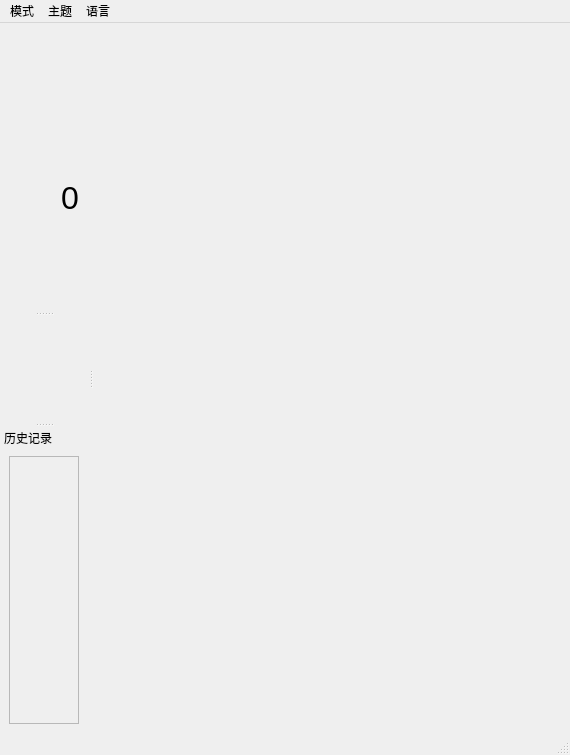
<?xml version="1.0" encoding="UTF-8"?>
<ui version="4.0">
 <class>MainWindow</class>
 <widget class="QMainWindow" name="MainWindow">
  <property name="geometry">
   <rect>
    <x>0</x>
    <y>0</y>
    <width>570</width>
    <height>755</height>
   </rect>
  </property>
  <property name="windowTitle">
   <string>MainWindow</string>
  </property>
  <widget class="QWidget" name="centralwidget"/>
  <widget class="QMenuBar" name="menubar">
   <property name="geometry">
    <rect>
     <x>0</x>
     <y>0</y>
     <width>570</width>
     <height>22</height>
    </rect>
   </property>
   <widget class="QMenu" name="menu">
    <property name="title">
     <string>模式</string>
    </property>
    <addaction name="standardMode"/>
    <addaction name="scienceMode"/>
    <addaction name="programmerMode"/>
    <addaction name="date"/>
    <addaction name="money"/>
   </widget>
   <widget class="QMenu" name="menu_2">
    <property name="title">
     <string>主题</string>
    </property>
    <addaction name="blackTheme"/>
    <addaction name="whiteTheme"/>
   </widget>
   <widget class="QMenu" name="menu_3">
    <property name="title">
     <string>语言</string>
    </property>
    <addaction name="actionEnglish"/>
    <addaction name="actionChinese"/>
   </widget>
   <addaction name="menu"/>
   <addaction name="menu_2"/>
   <addaction name="menu_3"/>
  </widget>
  <widget class="QStatusBar" name="statusbar"/>
  <widget class="QDockWidget" name="expression">
   <property name="features">
    <set>QDockWidget::DockWidgetMovable</set>
   </property>
   <property name="allowedAreas">
    <set>Qt::AllDockWidgetAreas</set>
   </property>
   <property name="windowTitle">
    <string/>
   </property>
   <attribute name="dockWidgetArea">
    <number>1</number>
   </attribute>
   <widget class="QWidget" name="dockWidgetContents">
    <layout class="QGridLayout" name="gridLayout">
     <item row="2" column="0">
      <spacer name="verticalSpacer">
       <property name="orientation">
        <enum>Qt::Vertical</enum>
       </property>
       <property name="sizeType">
        <enum>QSizePolicy::Fixed</enum>
       </property>
       <property name="sizeHint" stdset="0">
        <size>
         <width>20</width>
         <height>0</height>
        </size>
       </property>
      </spacer>
     </item>
     <item row="0" column="0">
      <widget class="QLabel" name="showExpression">
       <property name="font">
        <font>
         <pointsize>14</pointsize>
        </font>
       </property>
       <property name="text">
        <string/>
       </property>
       <property name="alignment">
        <set>Qt::AlignBottom|Qt::AlignRight|Qt::AlignTrailing</set>
       </property>
      </widget>
     </item>
     <item row="1" column="0">
      <widget class="QLabel" name="showNumber">
       <property name="font">
        <font>
         <pointsize>24</pointsize>
        </font>
       </property>
       <property name="text">
        <string>0</string>
       </property>
       <property name="alignment">
        <set>Qt::AlignRight|Qt::AlignTop|Qt::AlignTrailing</set>
       </property>
      </widget>
     </item>
    </layout>
   </widget>
  </widget>
  <widget class="QDockWidget" name="buttonsWidget">
   <property name="sizePolicy">
    <sizepolicy hsizetype="Preferred" vsizetype="Expanding">
     <horstretch>0</horstretch>
     <verstretch>0</verstretch>
    </sizepolicy>
   </property>
   <property name="features">
    <set>QDockWidget::DockWidgetMovable</set>
   </property>
   <property name="windowTitle">
    <string/>
   </property>
   <attribute name="dockWidgetArea">
    <number>1</number>
   </attribute>
   <widget class="QWidget" name="dockWidgetContents_2">
    <layout class="QGridLayout" name="gridLayout_2">
     <item row="0" column="0">
      <widget class="QStackedWidget" name="stackedWidget">
       <property name="sizePolicy">
        <sizepolicy hsizetype="Preferred" vsizetype="Expanding">
         <horstretch>0</horstretch>
         <verstretch>0</verstretch>
        </sizepolicy>
       </property>
       <property name="currentIndex">
        <number>0</number>
       </property>
       <widget class="SciencePageWidget" name="sciencePage"/>
       <widget class="ProgrammerPageWidget" name="programmerPage"/>
       <widget class="DatePageWidget" name="datePage"/>
       <widget class="MoneyPageWidget" name="moneyPage"/>
      </widget>
     </item>
    </layout>
   </widget>
  </widget>
  <widget class="QDockWidget" name="historyWidget">
   <property name="features">
    <set>QDockWidget::DockWidgetMovable</set>
   </property>
   <property name="windowTitle">
    <string>历史记录</string>
   </property>
   <attribute name="dockWidgetArea">
    <number>1</number>
   </attribute>
   <widget class="QWidget" name="dockWidgetContents_3">
    <layout class="QGridLayout" name="gridLayout_5">
     <item row="0" column="0">
      <widget class="QScrollArea" name="scrollArea">
       <property name="widgetResizable">
        <bool>true</bool>
       </property>
       <widget class="QWidget" name="scrollAreaWidgetContents">
        <property name="geometry">
         <rect>
          <x>0</x>
          <y>0</y>
          <width>69</width>
          <height>231</height>
         </rect>
        </property>
        <layout class="QGridLayout" name="gridLayout_3">
         <item row="0" column="0">
          <layout class="QVBoxLayout" name="scrollAreaLayout"/>
         </item>
        </layout>
       </widget>
      </widget>
     </item>
    </layout>
   </widget>
  </widget>
  <action name="standardMode">
   <property name="text">
    <string>标准</string>
   </property>
  </action>
  <action name="scienceMode">
   <property name="text">
    <string>科学</string>
   </property>
  </action>
  <action name="programmerMode">
   <property name="text">
    <string>程序员</string>
   </property>
  </action>
  <action name="date">
   <property name="text">
    <string>日期</string>
   </property>
  </action>
  <action name="moneyMode">
   <property name="text">
    <string>货币</string>
   </property>
  </action>
  <action name="blackTheme">
   <property name="text">
    <string>黑</string>
   </property>
  </action>
  <action name="whiteTheme">
   <property name="text">
    <string>白</string>
   </property>
  </action>
  <action name="actionEnglish">
   <property name="text">
    <string>English</string>
   </property>
  </action>
  <action name="actionChinese">
   <property name="text">
    <string>中文</string>
   </property>
  </action>
  <action name="money">
   <property name="text">
    <string>货币</string>
   </property>
  </action>
 </widget>
 <customwidgets>
  <customwidget>
   <class>SciencePageWidget</class>
   <extends>QWidget</extends>
   <header location="global">SciencePage.h</header>
   <container>1</container>
  </customwidget>
  <customwidget>
   <class>MoneyPageWidget</class>
   <extends>QWidget</extends>
   <header location="global">MoneyPage.h</header>
   <container>1</container>
  </customwidget>
  <customwidget>
   <class>ProgrammerPageWidget</class>
   <extends>QWidget</extends>
   <header location="global">ProgrammerPage.h</header>
   <container>1</container>
  </customwidget>
  <customwidget>
   <class>DatePageWidget</class>
   <extends>QWidget</extends>
   <header location="global">DatePage.h</header>
   <container>1</container>
  </customwidget>
 </customwidgets>
 <resources/>
 <connections/>
</ui>
